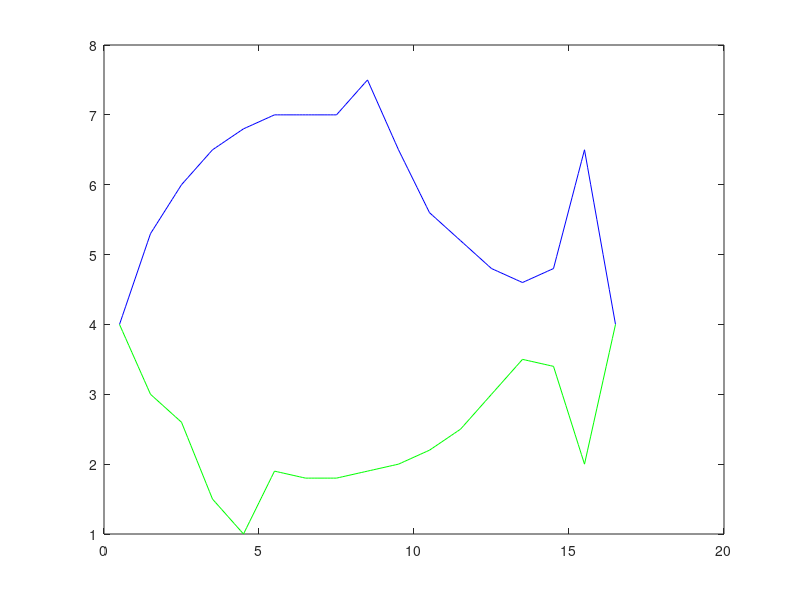

MATLAB code to generate this figure: (Note: this script raises an error after producing the figure.)
clc;
close all;

% Dane
x = 0.5:16.5;
y = [4, 5.3, 6, 6.5, 6.8, 7, 7, 7, 7.5, 6.5, 5.6, 5.2, 4.8, 4.6, 4.8, 6.5, 4];
x2 = 0.5:16.5;
y2 = [4, 3, 2.6, 1.5, 1, 1.9, 1.8, 1.8, 1.9, 2, 2.2, 2.5, 3, 3.5, 3.4, 2, 4];

% Interpolacja liniowa
xInterp = 0.5:0.1:16.5;
interp1_y = interp1(x, y, xInterp, 'linear');
interp1_y2 = interp1(x2, y2, xInterp, 'linear');

% Rysowanie krzywych
plot(xInterp, interp1_y, 'b-', xInterp, interp1_y2, 'g-');
hold on;

% Funkcja na potrzeby obliczenia pola za pomocą metody prostokątów


% Obliczenie i rysowanie dla kroku 1
area_step_1 = rectangle_method(x, y, y2, 1);
fprintf('Pole powierzchni dla kroku 1: %f\n', area_step_1);
% Rysowanie dla kroku 10 w nowym oknie
figure;
plot(xInterp, interp1_y, 'b-', xInterp, interp1_y2, 'g-');
hold on;
area_step_10 = rectangle_method(x, y, y2, 10);
fprintf('Pole powierzchni dla kroku 10: %f\n', area_step_10);

hold off;

% Oznaczenia wykresu
xlabel('x');
ylabel('y');
title('Metoda prostokątów');
legend('Interpolacja y', 'Interpolacja y2', 'Prostokąty');
